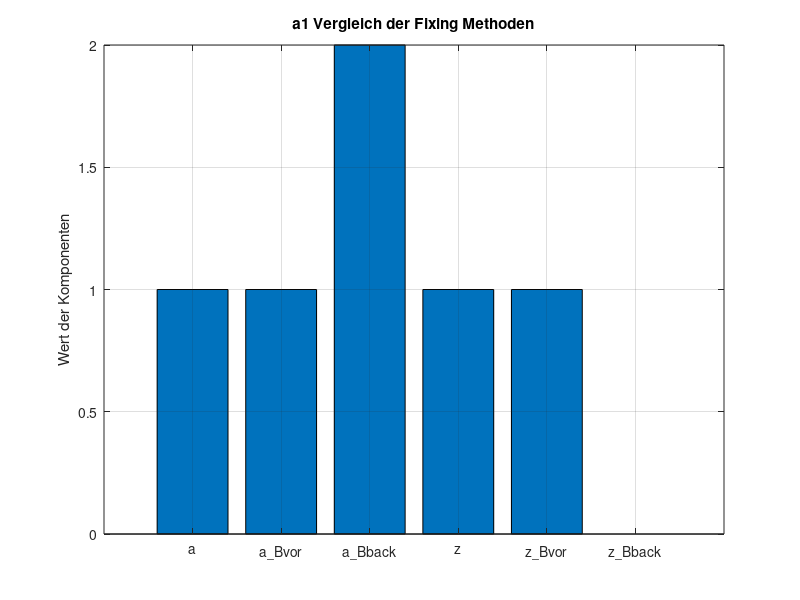
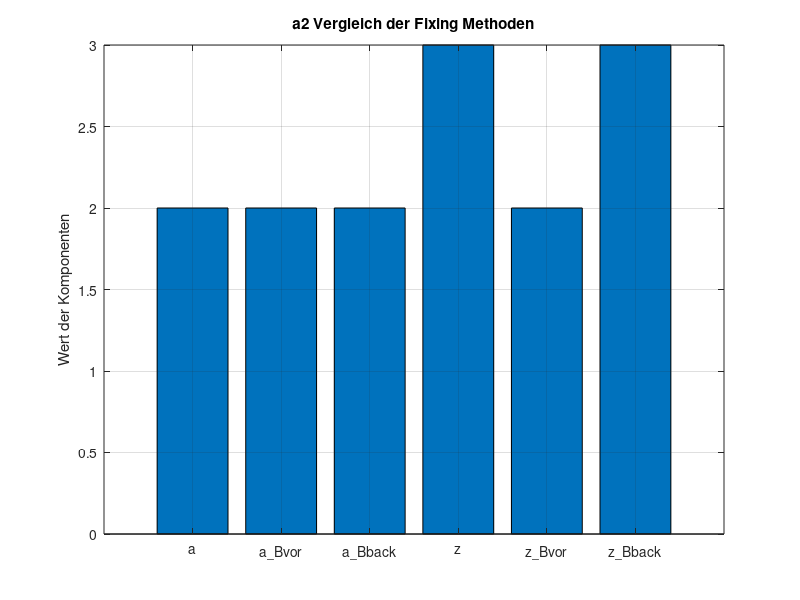

These figures' MATLAB source, in order: (Note: this script raises an error after producing the figures.)
clc;
clear all;
close all;
%% Ue1 Aufgabe 1

% Anfangswert

a = [1.03
    1.54];
Q_a = [5.34 3.84
      3.84 2.80];
% Einfaches Runden
aeinfach = round(a);
%Bootstrapping vor(2.10)
a_Bvor(1) = round(a(1));
a_Bvor(2) = a(2)-Q_a(2,1)/Q_a(1,1)*(a(1)-a_Bvor(1));
a_Bvor(2) = round(a_Bvor(2));
%Bootstrapping back(2.11)
a_Bback(2) = round(a(2));
a_Bback(1) = a(1)-Q_a(1,2)/Q_a(2,2)*(a(2)-a_Bback(2));
a_Bback(1) = round(a_Bback(1));
%Z-Transformation
Q{1} = Q_a;
r{1} = Q{1}(2)/Q{1}(1)*Q{1}(3)
disp(r{1});
for i =1:10  
Z{i} = [-round(Q{i}(2)/Q{i}(1)) 1
       1 0];

Z_product{1} = Z{1};
if i > 1
        
        Z_product {i}= Z{i} * Z_product{i-1};
        
end


 if Z{i}(1) == 0
        break;

    end
Q{i+1} = Z{i}*Q{i}*Z{i}';
r{i+1} = Q{i+1}(2)/Q{i+1}(1)*Q{i+1}(3)
disp(r{i+1});
i =i+1;

end

z = Z_product {i}*a;

% Einfaches Runden
zeinfach = round(z);
%Bootstrapping vor(2.10)
z_Bvor(1) = round(z(1));
z_Bvor(2) = z(2)-Q{i}(2,1)/Q{i}(1,1)*(z(1)-z_Bvor(1));
z_Bvor(2) = round(z_Bvor(2));
%Bootstrapping back(2.11)
z_Bback(2) = round(z(2));
z_Bback(1) = z(1)-Q{i}(1,2)/Q{i}(2,2)*(z(2)-z_Bback(2));
z_Bback(1) = round(z_Bback(1));

% Ergebnisse zusammenstellen
results = [aeinfach a_Bvor' a_Bback' zeinfach z_Bvor' z_Bback'];
% Ergebnisse plotten
figure;
bar(results(1,:), 'grouped');
set(gca, 'XTickLabel', {'a', 'a\_Bvor', 'a\_Bback', 'z', 'z\_Bvor', 'z\_Bback'});
ylabel('Wert der Komponenten');
title('a1 Vergleich der Fixing Methoden');
grid on;
figure;
bar(results(2,:), 'grouped');
set(gca, 'XTickLabel', {'a', 'a\_Bvor', 'a\_Bback', 'z', 'z\_Bvor', 'z\_Bback'});
title('a2 Vergleich der Fixing Methoden');
ylabel('Wert der Komponenten');
grid on;

%% Aufgabe 2
clear all;
% Demo routine for LAMBDA
%
% An example data file will be used with:
%
% a       float ambiguity vector (n x 1)
% Q       variance matrix of float ambiguities (n x n)
%
% OUTPUT
%
% a_ILS   ILS solution (n x 2) (best and second-best candidate vector)
% a_B     Bootstrapping solution (n x 1)
% a_R     Rounding solution (n x 1)
% a_PAR   PAR solution (n x 1) with min.required success rate of 0.995
% a_RT    Solution of ILS with fixed failure rate Ratio Test
% sqnorm  Squared norms of ambiguity residuals (1 x 2) of best and
%         second-best ILS solution
% Ps      Bootstrapping success rate
% PsPAR   Bootstrapping success rate with PAR
% Qzhat   Variance matrix of decorrelated float ambiguities
% Z       Transformation matrix
% nPAR    Number of fixed ambiguities with PAR
% nRT     Number of fixed ambiguities with Ratio Test 
%         (0 if rejected, n if accepted)
% mu      Threshold value used for Ratio Test
%
% Below the 'return' command, more useful examples can be found on how to 
% use the main LAMBDA routine with the different options
%
%------------------------------------------------------------------
% DATE    : 04-MAY-2012                                          
% Author  : Sandra VERHAGEN                                             
%           GNSS Research Centre, Curtin University
%           Mathematical Geodesy and Positioning, Delft University of
%           Technology 
%------------------------------------------------------------------
% Modifiziert für Satellitennavigation Übung 1
% 25.4.2023 D.Becker INS

% Mordifiziert für Satellitennavigation Übung 1
% 28.4.23 Richard Ertmann
%------------------------------------------------------------------
addpath("Lambda_tools\data");
% Specify the file which contains the float solution: a and Q
load amb-ss24   %a-Vektor, Q-Matrix

%   method: 1: ILS method based on search-and-shrink [DEFAULT]
%           2: ILS method based enumeration in search
%           3: integer rounding method
%           4: integer bootstrapping method

%ILS Methode (Method 2)
[a_ILS,sqnorm]                    = LAMBDA(a,Q,1,'ncands',2);
[a_ILS2,sqnorm2]                  = LAMBDA(a,Q,2,'ncands',2);
%integer rounding method (Method 3)
[a_R]                             = LAMBDA(a,Q,3);
%integer bootstrapping method (Method 4)
[a_B]                             = LAMBDA(a,Q,4);

%b) ratio-Test
t0 = sqnorm(1)/sqnorm(2);

% Ergebnisse zusammenstellen
results_ILS = [a a_ILS(:,1) a_ILS2(:,1) a_R a_B];

% Ergebnisse plotten für die erste Komponente
figure;
bar(results_ILS(1,2:5), 'grouped');
set(gca, 'XTickLabel', {'a', 'a_ILS', 'a_ILS2', 'a_R', 'a_B'});
ylabel('Wert der Komponenten');
title('a1 Vergleich der ILS Fixing Methoden');
grid on;

% Ergebnisse plotten für die zweite Komponente
figure;
bar(results_ILS(2,2:5), 'grouped');
set(gca, 'XTickLabel', {'a', 'a_ILS', 'a_ILS2', 'a_R', 'a_B'});
title('a2 Vergleich der ILS Fixing Methoden');
ylabel('Wert der Komponenten');
grid on;

%% Aufgabe 3
clc;
clear all;
close all;

max_size = 45;
for n = 2:max_size   
    tic
    a{n} = rand(n,1)
    randsqmat = rand(n,n);  
    Q{n} = randsqmat*randsqmat';
    [afixed{n},sqnorm{n}] = LAMBDA(a{n},Q{n},2,'ncands',2);
    toc
    compute_times{n} = toc;  
end
compute_times = cell2mat(compute_times(2:max_size));

% 绘制计算时间与向量大小的关系
figure;
plot(2:max_size, compute_times, 'o-');
xlabel('向量大小 Vektorgröße');
ylabel('计算时间 (秒) Time(s)');
title('ILS方法2的计算时间与向量大小的关系 Abhängigkeit der Vektorgröße für die ILS Methode 2');

% 拟合一条曲线
fit_curve = fit((2:max_size)', compute_times', 'smoothingspline');
hold on;
plot(fit_curve);
legend('计算时间 Vektorgröße', '拟合曲线 Polyfit');
%13th Gen Intel(R) Core(TM) i9-13900H   2.60 GHz
%RAM 16.0 GB 
%Matlab R2023a